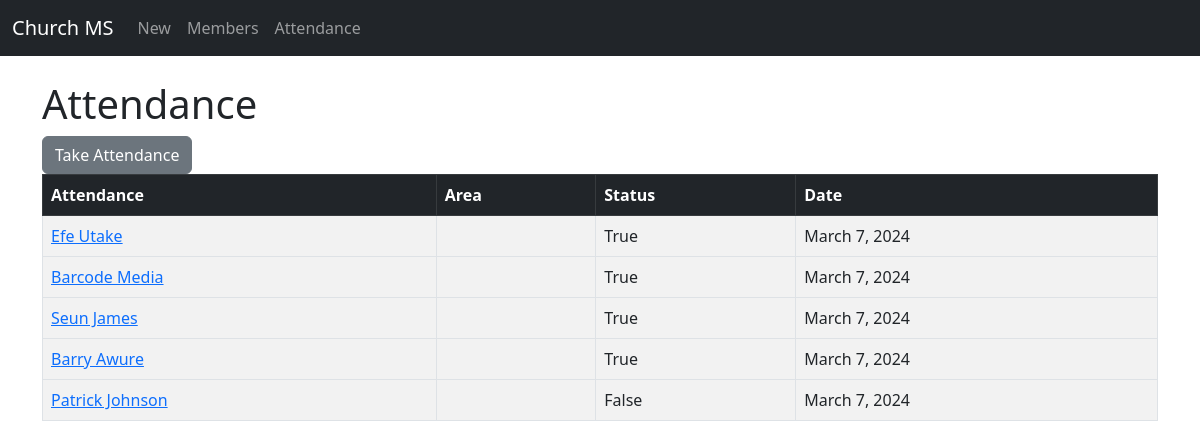
Page /member/attendance_list/ (signed in) on the committed database.
### member/models.py (models this page shows, shortened)
class Attendance(models.Model):
    member = models.ForeignKey(Member, on_delete=models.CASCADE, null=True, blank=True)
    date = models.DateField()
    status = models.BooleanField(default=False, null=True, blank=True)

class Member(models.Model):
    first_name = models.CharField(max_length=50)
    last_name = models.CharField(max_length=50)
    perfect_attendance = models.BooleanField(default=True, null=True, blank=True)  # True if attended all classes.
    def __str__(self):
        return f'{self.first_name } {self.last_name}'

### member/views.py (the view)
# urls.py: path('attendance_list/', views.attendance_list, name='attendance_list'),
def attendance_list(request):
    attendance = Attendance.objects.all()
    current_date = timezone.now().date()
    return render(request, 'attendance_list.html', {'attendance': attendance})

### member/templates/attendance_list.html
{% extends 'base.html' %}
{% block content %}
        <h1>Attendance</h1>
        <a href=" {% url 'attendance' %}" class='btn btn-secondary'>Take Attendance</a>
          <table class="table table-striped table-hover table-bordered">
            <thead class="table-dark">
              <tr>
                <th scope='col'>Attendance</th>
                <th scope='col'>Area</th>
                <th scope='col'>Status</th>
                <th scope='col'>Date</th>
              </tr>
            </thead>
            <tbody>
              {% if attendance %}
                {% for attendance in attendance %}
                  <tr>
                    <td><a href="{% url 'attendance_list' %}">{{ attendance.member }}</a></td>
                    <td>{{ attendance.area }}</td>
                    <td>{{ attendance.status }}</td>
                    <td>{{ attendance.date }}</td>
                  <tr>
                {% endfor %}
              {% endif %}
            </tbody>
          </table>
{% endblock content %}

### rows in the picture
Attendance: member "Efe Utake", status "True", date "March 7, 2024"
Attendance: member "Barcode Media", status "True", date "March 7, 2024"
Attendance: member "Seun James", status "True", date "March 7, 2024"
Attendance: member "Barry Awure", status "True", date "March 7, 2024"
Attendance: member "Patrick Johnson", status "False", date "March 7, 2024"
